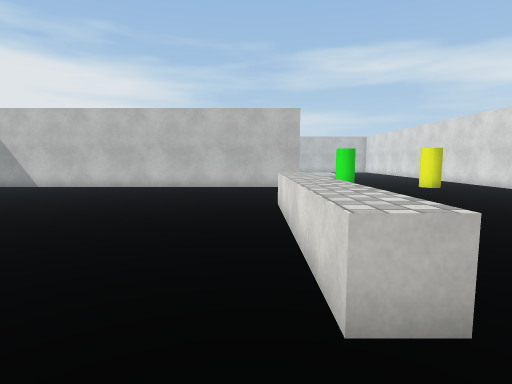
View 1 (above)

24 first-person views from a walk through a scene from a Unity 3-D project. The camera is 1.4 m above the floor, tilts 6° down and sees 80° across. The floor is counted in squares, 1 m on a side. Each view is taken from the middle of a square. On the plan, view 1 faces up. The plan holds only what a view shows up to about 14 squares ahead; the rest is blank. The player is left out. Surface patterns are stand-ins for the level's own textures.

View 2
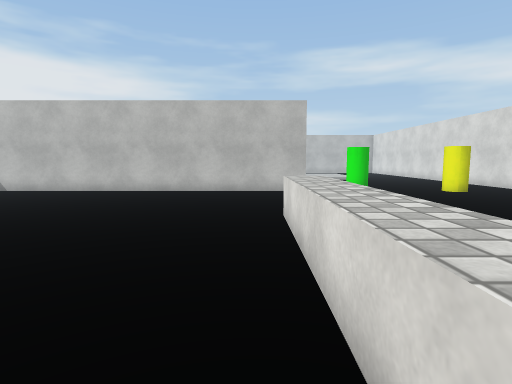

View 3
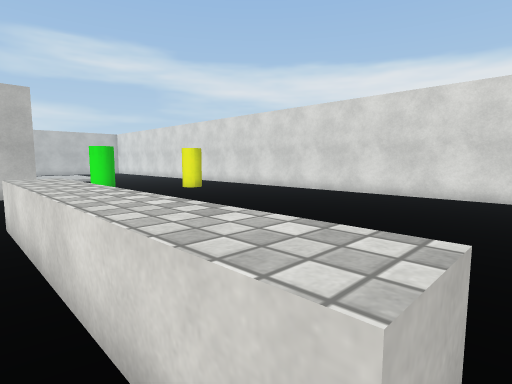

View 4
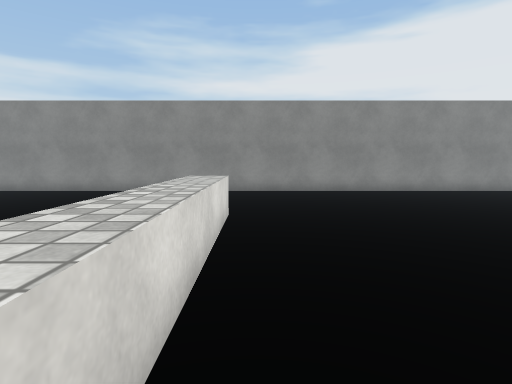

View 5
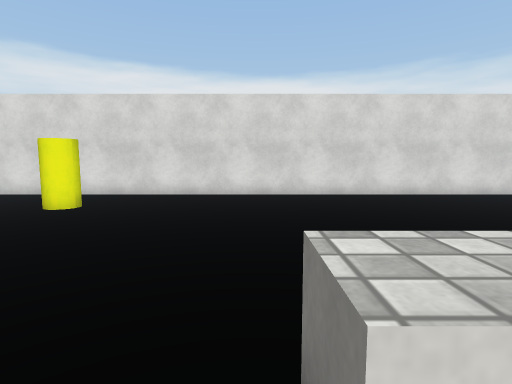

View 6
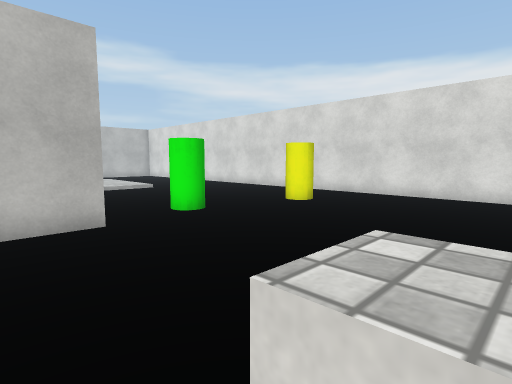

View 7
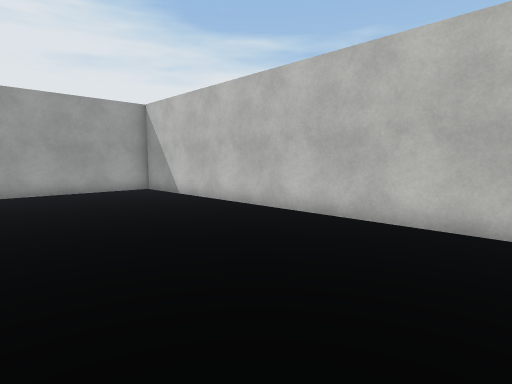

View 8
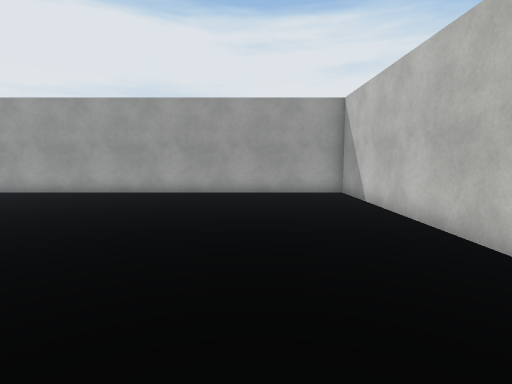

View 9
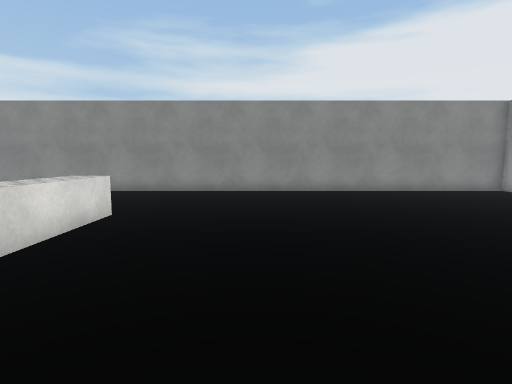

View 10
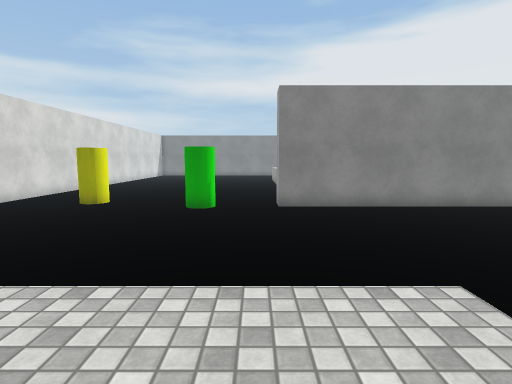

View 11
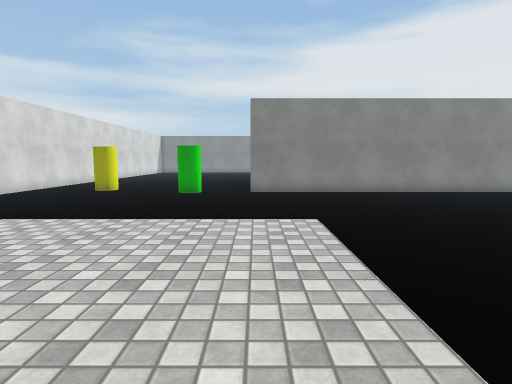

View 12
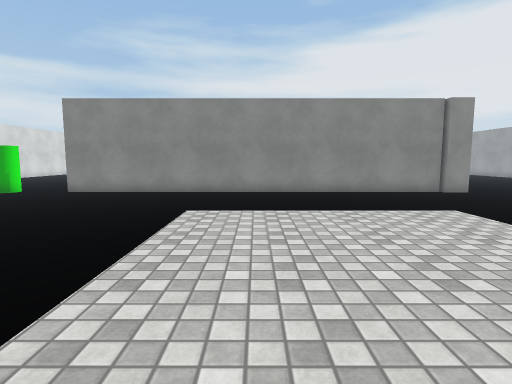

View 13
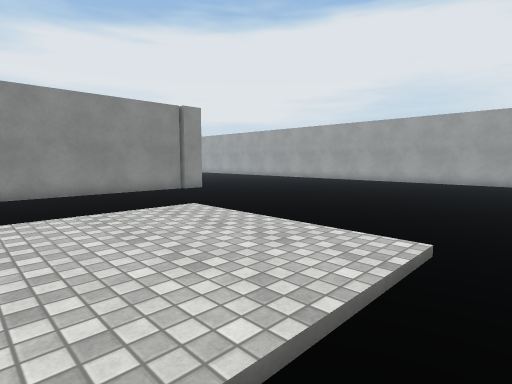

View 14
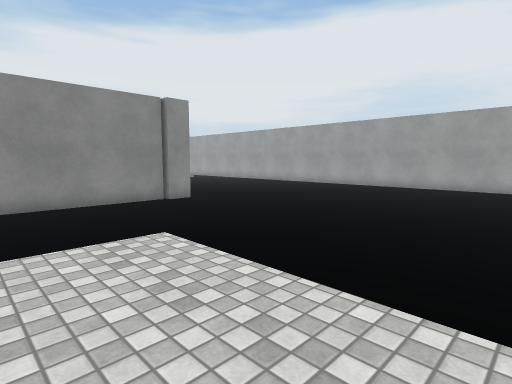

View 15
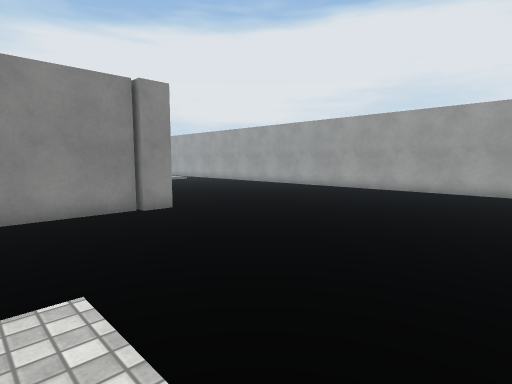

View 16
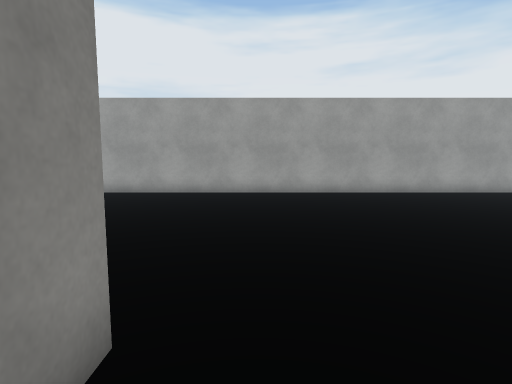

View 17
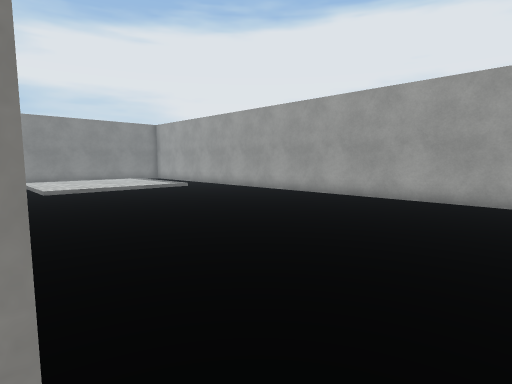

View 18
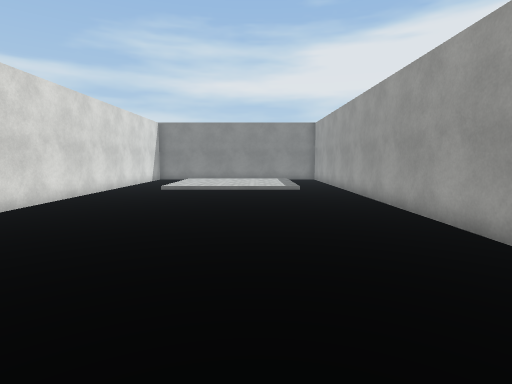

View 19
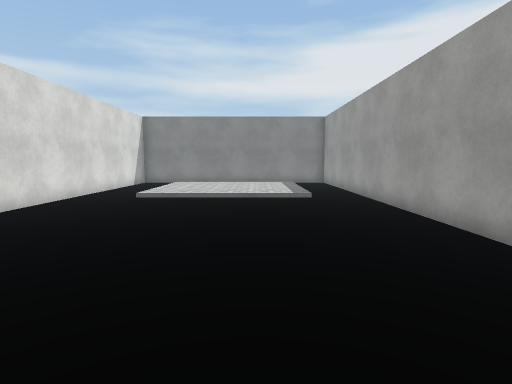

View 20
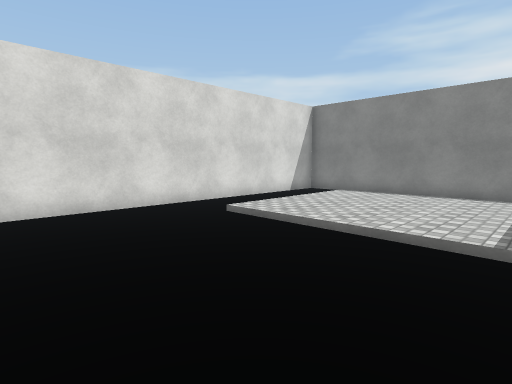

View 21
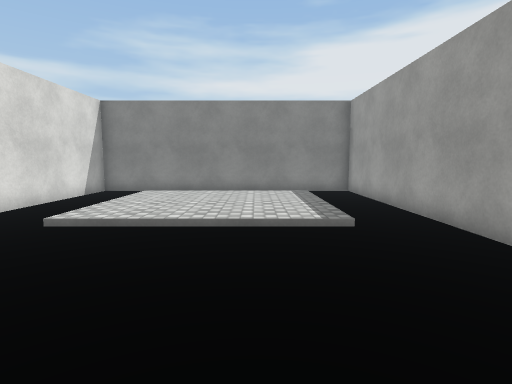

View 22
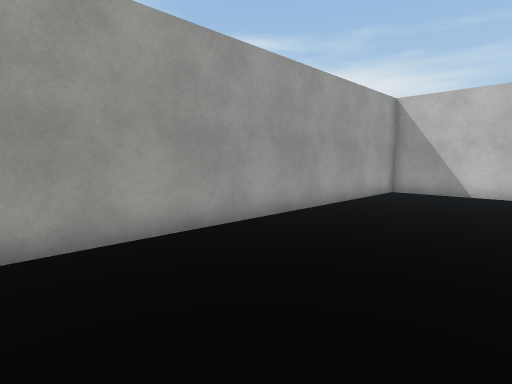

View 23
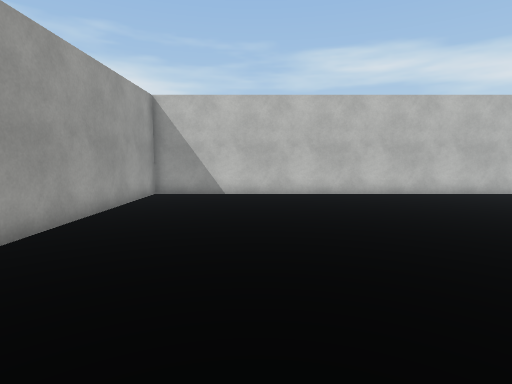

View 24
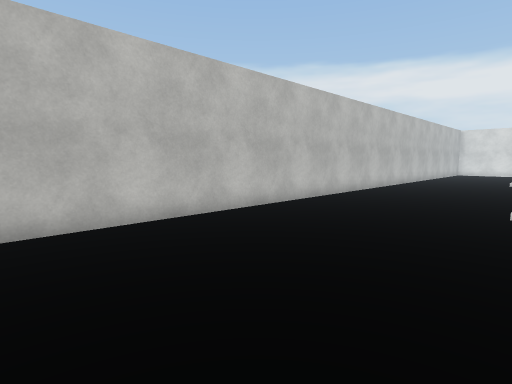

### Floor plan
Points are (right, up) in squares from view 1. A wall is a line through its corners. A room is listed if a view was taken in it or the views show most of it. See-through windows are left out.
Room 1 (views 1, 2, 3, 4, 5, 6, 7, 8, 9, 10, 11, 12, 13, 14, 15, 16, 17, 18, 19, 20, 21, 22, 23, 24)
walls: (-14.1, 16.7) (2.2, 16.7) (2.2, 15.7) (-14.1, 15.7) (-14.1, 0.9); (-15.2, 16.9) (-14.1, 16.9); (-6.6, 34.6) (-26.2, 34.6) (-26.2, -3.8) (-15.2, -3.8) (-15.2, 10); (-14.1, -3.2) (-14.1, -3.8) (11.6, -3.8); (12.4, -0.5) (12.4, 20.5)
low walls: (1.8, 2.3) (0.7, 2.3) (0.7, 9.7) (1.8, 9.7)

Positions as (right, up) in squares from view 1, and headings:
1: (0, 0), facing up
2: (0, 2), facing up
3: (0, 2), facing up-right
4: (0, 10), facing down
5: (0, 10), facing right
6: (0, 9), facing up-right
7: (0, 9), facing up-left
8: (-1, 12), facing left
9: (-3, 10), facing down
10: (3, 27), facing down
11: (2, 30), facing down
12: (-6, 30), facing down
13: (-6, 30), facing down-left
14: (-8, 28), facing down-left
15: (-10, 26), facing down-left
16: (-13, 18), facing left
17: (-15, 18), facing down-left
18: (-22, 18), facing down
19: (-22, 15), facing down
20: (-24, 9), facing down-right
21: (-22, 10), facing down
22: (-21, 21), facing up-left
23: (-22, 22), facing up
24: (-20, 28), facing up-right
